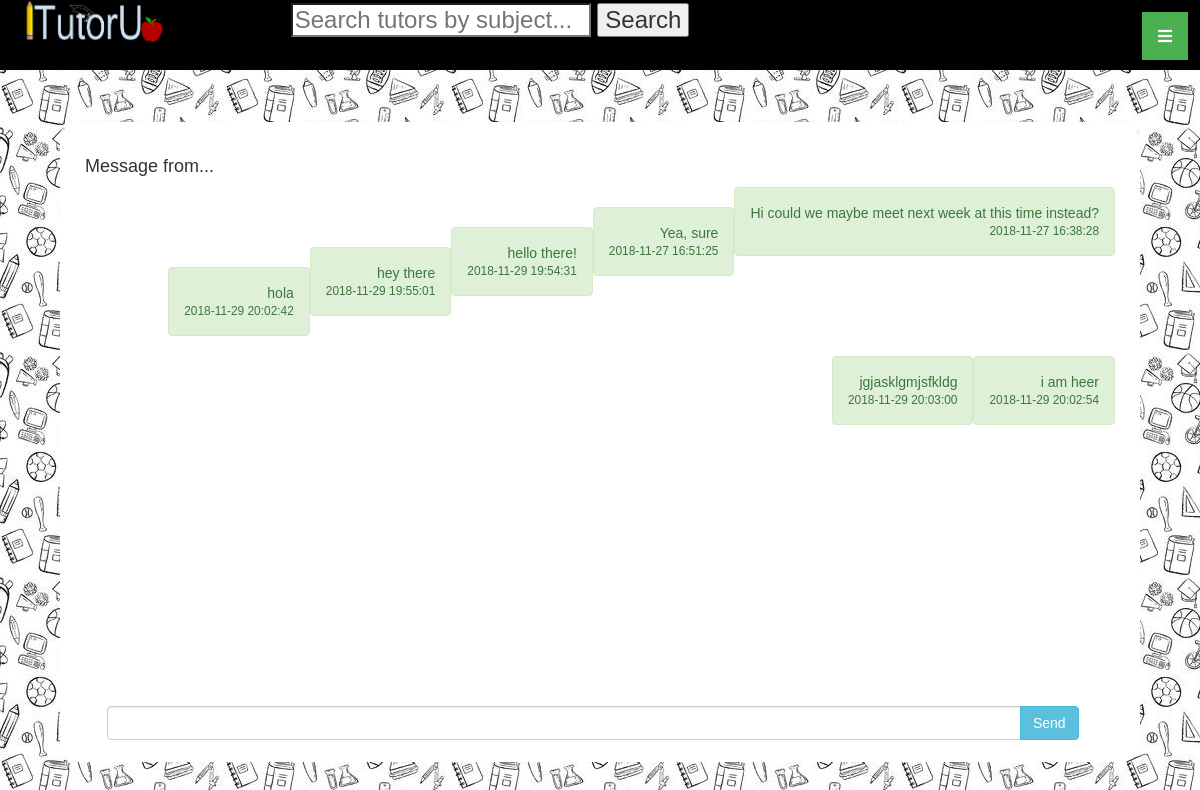
Page /Thread/detail/1 (signed in) on the committed database.
### tables this page shows
CREATE TABLE `message` (
  `messageId` int(11) NOT NULL,
  `threadId` int(11) NOT NULL,
  `messageText` varchar(1024) NOT NULL,
  `senderId` int(11) NOT NULL,
  `timestamp` timestamp NULL DEFAULT CURRENT_TIMESTAMP ON UPDATE CURRENT_TIMESTAMP
);

### app/controllers/ThreadController.php (called while the page is built, shortened)
<?php
class ThreadController extends Controller{
	public function detail($threadId) {
		$message = $this->model('Message');
		$messages = $message->getMessages($threadId);
		$this->view('Thread/detail', ['messages'=>$messages, 'threadId'=>$threadId]);
	}
}
?>

### app/core/App.php (called while the page is built, shortened)
<?php
class App {
	protected $method = 'index';
	public function __construct() {
		$url = $this->parseUrl();
		if(file_exists('app/controllers/' . $url[0] . 'Controller.php')){
			unset($url[0]);
		}
		$this->controller = new $this->controller();
		if(isset($url[1])) {
			if(method_exists($this->controller, $url[1]) ){
				$this->method = $url[1];
			}
			unset($url[1]);
		}
		$this->params = $url ? array_values($url):[];
		call_user_func_array([$this->controller, $this->method], $this->params);
	}
	public function parseUrl() {
		if(isset($_GET['url'])){
			return $url = explode('/', filter_var(rtrim($_GET['url'], '/')), FILTER_SANITIZE_URL);
		}
	}
}
?>

### index.php (called while the page is built, shortened)
<?php
	$app = new App();
?>

### app/models/Message.php (called while the page is built, shortened)
<?php
class Message extends Model {
	public function getMessages($threadId){
		$sql = "SELECT * FROM message WHERE threadId = :threadId";
		$stmt = self::$_connection->prepare($sql);
		$stmt->execute(['threadId'=>$threadId]);
		$stmt->setFetchMode(PDO::FETCH_CLASS, 'Message');
		return $stmt->fetchAll();
	}
}
?>

### app/core/Model.php (called while the page is built, shortened)
<?php
class Model extends ModelCaller
{
	public function __construct() {
		$server = 'localhost';
		$DBName = 'itutorudb';
		$user = 'root';
		$pass = '';
	}
}
?>

### app/core/ModelCaller.php (called while the page is built, shortened)
<?php
class ModelCaller {
	public static function model($model) {
		if(file_exists('app/models/' . $model . '.php')) {
			return new $model();
		}
		else return null;
	}
}
?>

### app/views/Thread/detail.php (the view, shortened to what this page needs)
<html>
	<head>
		<?php include_once('app/views/Default/stylesheet_links.php') ?>
	</head>
	<body>
		<?php include_once('app/views/Default/header.php') ?>
			<div class="content_block">
				<div>
					<h4>Message from...</h4>
					<div class="">
						<?php
							$messages = $data['messages'];
							foreach($messages as $message){
								if($message->senderId = $_SESSION['userId']){
									print("
										<div class='alert alert-success usermessage' style='text-align: right'>
											<p>$message->messageText</p>
											<small>$message->timestamp</small>
										</div><br/>
									");
								}
							}
						?>
					</div>
					<?php $threadId = $data['threadId'] ?>
					<form action="/Message/_create/<?php echo $threadId ?>" method="post" id="messageForm" class="input-group">
					   <input type="text" name="message" class="form-control" autocomplete="off">
					   <span class="input-group-btn">
					        <input class="btn btn-info" type="submit" value="Send" />
					   </span>
					</form>
				</div>
			</div>
	</body>
</html>

### css/default_styles.css (style rules this page uses)
body { padding: 0px; margin: 0px; position: relative; background-image: url("../images/default.jpg"); font-family: 'Arial', sans-serif; }
.content_block { overflow: auto; position: relative; padding: 25px; background-color: white; border-radius: 20px; width: 90%; margin: 5%; top: -1%; min-height: 80%; }
.usermessage { float: right; text-align: right; }
#messageForm { position: absolute; bottom: 0; width: 90%; margin-left: 2%; margin-right: 10%; margin-bottom: 2%; }

### rows in the picture
message: messageText "Hi could we maybe meet next week at this time instead?", timestamp "2018-11-27 16:38:28"
message: messageText "Yea, sure", timestamp "2018-11-27 16:51:25"
message: messageText "hello there!", timestamp "2018-11-29 19:54:31"
message: messageText "hey there", timestamp "2018-11-29 19:55:01"
message: messageText "hola", timestamp "2018-11-29 20:02:42"
message: messageText "i am heer", timestamp "2018-11-29 20:02:54"
message: messageText "jgjasklgmjsfkldg", timestamp "2018-11-29 20:03:00"
